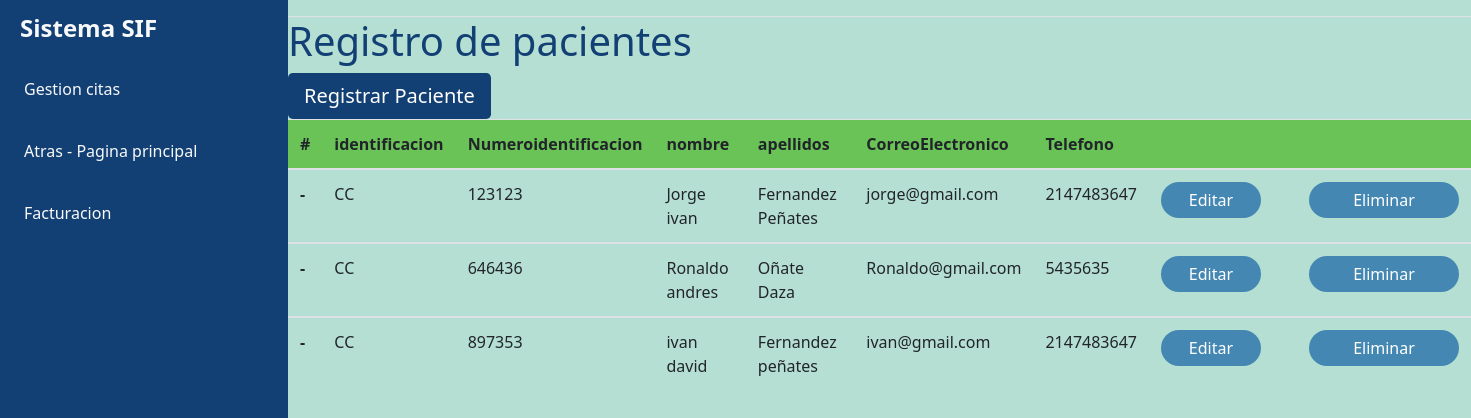
The app's page /vistas/secretaria/usuarios.php with its own data.
### tables this page shows
CREATE TABLE `pacientes` (
  `TipoIdentificacion` varchar(30) NOT NULL,
  `NumeroIdentificacion` int(11) NOT NULL,
  `Nombre` varchar(30) NOT NULL,
  `Apellidos` varchar(30) NOT NULL,
  `CorreoElectronico` varchar(50) NOT NULL,
  `Telefono` int(11) NOT NULL,
  `CIudadResidencia` varchar(30) NOT NULL,
  `DireccionResidencia` varchar(30) NOT NULL,
  `Sexo` varchar(30) NOT NULL,
  `FechaNacimiento` date NOT NULL,
  `NombreAcudiente` varchar(30) NOT NULL,
  `ApellidosAcudiente` varchar(30) NOT NULL,
  `CorreoAcudiente` varchar(30) NOT NULL,
  `TelefonoAcudiente` int(11) NOT NULL,
  `EdadAcudiente` int(11) NOT NULL
);

### vistas/secretaria/usuarios.php (the view, shortened to what this page needs)
<!doctype html>
<html lang="en">
<head>
  <link rel="stylesheet" href="https://stackpath.bootstrapcdn.com/bootstrap/4.3.1/css/bootstrap.min.css">
  <link rel="stylesheet" href="../../Recursos/Bootstrap.css">
  <link href="https://unpkg.com/ionicons@4.5.10-0/dist/css/ionicons.min.css" rel="stylesheet">
</head>
<body>
  <div class="d-flex" id="content-wrapper">
    <div id="sidebar-container" class="bg-primary">
      <div class="logo">
        <h4 class="text-light font-weight-bold mb-0">Sistema SIF</h4>
      </div>
      <div class="menu">
        <a href="citas.php" class="d-block text-light p-3 border-0"><i class="icon ion-md-apps lead mr-2"></i>
          Gestion citas</a>
        <a href="principalsecretaria.php" class="d-block text-light p-3 border-0"><i class="icon ion-md-people lead mr-2"></i>
          Atras - Pagina principal</a>
        <a href="facturacion.php" class="d-block text-light p-3 border-0"><i class="icon ion-md-stats lead mr-2"></i>
          Facturacion</a>
      </div>
    </div>
    <div class="w-100">
      <nav class="navbar navbar-expand-lg navbar-light bg-light border-bottom">
      </nav>
      <div id="content" class="bg-grey w-100">
        <h1>Registro de pacientes</h1>
        <a href="RegistrarCliente.html"><button type="button" class="btn btn-primary btn-lg">Registrar Paciente</button></a>
        <div class="table-responsice">
          <table class="table caption-top">
            <thead>
              <tr class="table-active" style="background-color:  #73D35E;">
                <th scope="col">#</th>
                <th scope="col">identificacion</th>
                <th scope="col">Numeroidentificacion</th>
                <th scope="col">nombre</th>
                <th scope="col">apellidos</th>
                <th scope="col">CorreoElectronico</th>
                <th scope="col">Telefono</th>
                <th scope="col"></th>
                <th scope="col"></th>
                <th scope="col"></th>
              </tr>
            </thead>
            <?php
            $conexion = mysqli_connect('localhost', 'root', '', 'proyecto_final_web2');
            $sqlPrepared = "select * from pacientes";
            $result = mysqli_query($conexion, $sqlPrepared);
            while ($mostrar = mysqli_fetch_array($result)) {
            ?>
              <tbody>
                <tr>
                  <th scope="row">-</th>
                  <td><?php echo $mostrar['TipoIdentificacion']; ?></td>
                  <td><?php echo $mostrar['NumeroIdentificacion']; ?></td>
                  <td><?php echo $mostrar['Nombre']; ?></td>
                  <td><?php echo $mostrar['Apellidos']; ?></td>
                  <td><?php echo $mostrar['CorreoElectronico']; ?></td>
                  <td><?php echo $mostrar['Telefono']; ?></td>
                  <td><a href="editarpaciente.php?
                        id=<?php echo $mostrar['NumeroIdentificacion']; ?>">
                      <button class="btn btn-primary badge-pill" style="width: 100px; background-color: #4487B3;">Editar</button></a>
                  <td><a href="informacioncompleta.php?
                        NumeroIdentificacion=<?php echo $mostrar['NumeroIdentificacion']; ?>
                        ">
                        <td><a href="../../controladores/ControladoresSecretaria/controladorpaciente.php?
                    id=<?php echo $mostrar['NumeroIdentificacion']; ?>">
                    <button class="btn btn-primary badge-pill" style="width: 150px; background-color: #4487B3;">Eliminar </button></a>
                </tr>
              </tbody>
            <?php
            }
            ?>
          </table>
        </div>
</body>
</html>

### vistas/secretaria/usuarios.php (style rules this page uses)
* { font-family: Segoe UI; font-size: 16px; }

### records on screen
pacientes: TipoIdentificacion "CC", NumeroIdentificacion "123123", Nombre "Jorge ivan", Apellidos "Fernandez Peñates", CorreoElectronico "jorge@gmail.com", Telefono "2147483647"
pacientes: TipoIdentificacion "CC", NumeroIdentificacion "646436", Nombre "Ronaldo andres", Apellidos "Oñate Daza", CorreoElectronico "Ronaldo@gmail.com", Telefono "5435635"
pacientes: TipoIdentificacion "CC", NumeroIdentificacion "897353", Nombre "ivan david", Apellidos "Fernandez peñates", CorreoElectronico "ivan@gmail.com", Telefono "2147483647"
